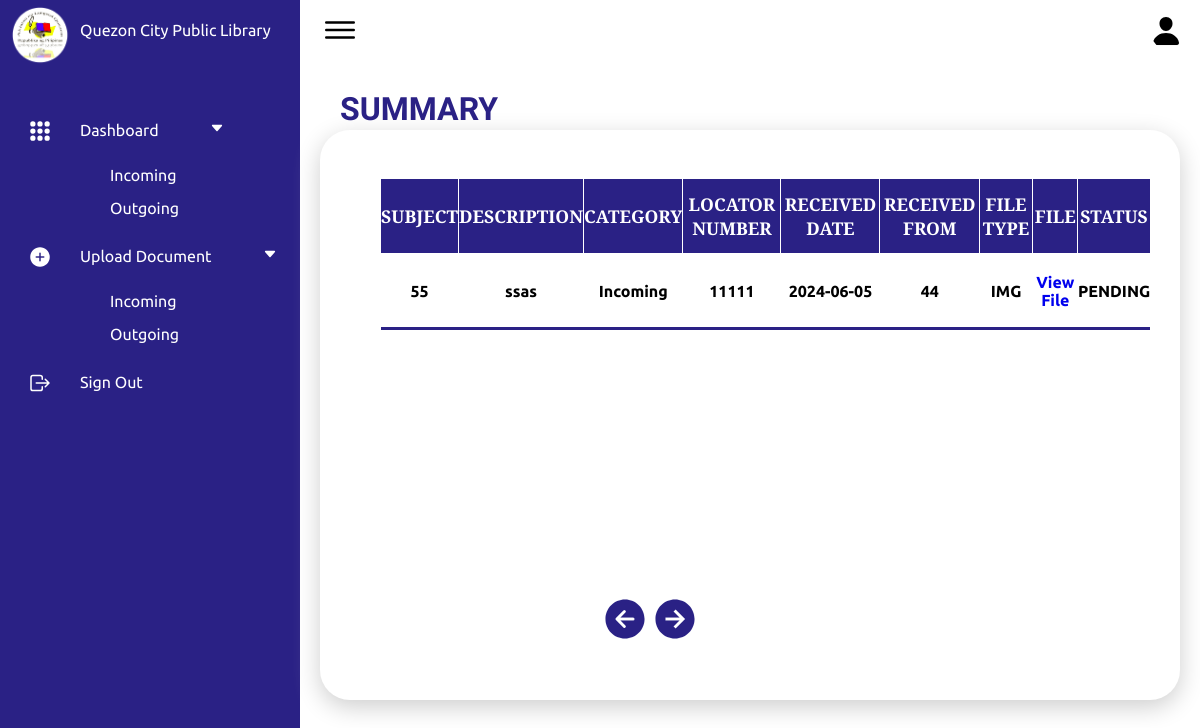
The page /Frontend/Dashboard/receiving.php?page=4 on the database as committed earlier.
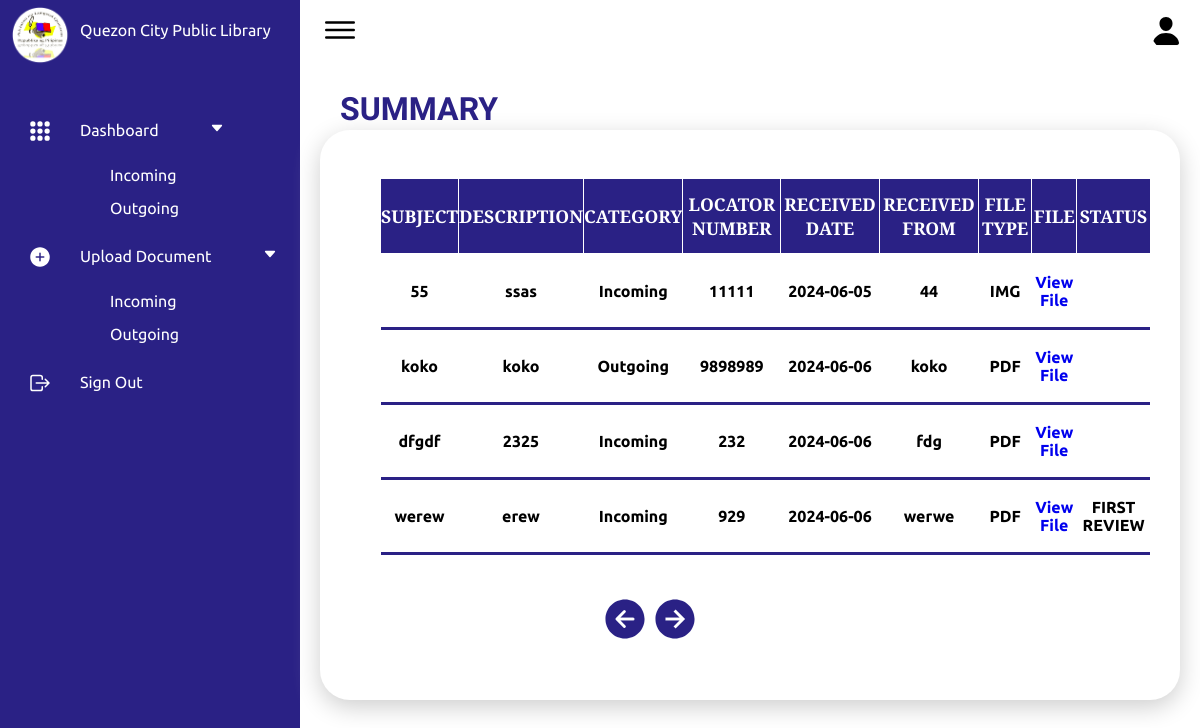
The same page on the database as committed later.
### tables this page shows
CREATE TABLE `fileupload` (
  `id` int(11) NOT NULL,
  `file_name` varchar(255) NOT NULL,
  `division` varchar(255) DEFAULT NULL,
  `section` varchar(255) DEFAULT NULL,
  `category` enum('Incoming','Outgoing','','') DEFAULT NULL,
  `locator_num` varchar(255) DEFAULT NULL,
  `received_date` date DEFAULT NULL,
  `received_from` varchar(255) DEFAULT NULL,
  `subject` varchar(255) DEFAULT NULL,
  `description` text DEFAULT NULL,
  `type` varchar(100) DEFAULT NULL,
  `file_path` varchar(255) NOT NULL,
  `proofreader_comment` varchar(255) NOT NULL,
  `boss2_comment` varchar(255) NOT NULL,
  `boss1_comment` varchar(255) NOT NULL,
  `status` varchar(255) NOT NULL
);

### Frontend/Dashboard/receiving.php (the view, shortened to what the changed rows need)
<!DOCTYPE html>
<html lang="en">
<head>
    <link rel="stylesheet" href="style.css">
</head>
<body>
  <div class="container">
        <div class="main">
            <div class="details">
                <div class="upload">
                    <div class="cardHeader">
                        <h2>SUMMARY</h2>
                        <div class="rec_dash">
                        <?php
                            $server = "localhost";
                            $username = "root";
                            $password = "";
                            $db = "qcpl";
                            $conn = new mysqli($server, $username, $password, $db);
                            $rowsPerPage = 4;
                            $page = isset($_GET['page']) ? intval($_GET['page']) : 1;
                            $offset = ($page - 1) * $rowsPerPage;
                            $sql = "SELECT * FROM fileupload LIMIT ? OFFSET ?";
                            $stmt = $conn->prepare($sql);
                            $stmt->bind_param("ii", $rowsPerPage, $offset);
                            $stmt->execute();
                            $result = $stmt->get_result();
                            if ($result->num_rows > 0) {
                                echo "<table>";
                                echo "<tr><th>Subject</th><th>Description</th><th>Category</th><th>Locator Number</th><th>Received Date</th><th>Received From</th><th>File type</th><th>File</th><th>Status</th></tr>";
                                while ($row = $result->fetch_assoc()) {
                                    echo "<tr>";
                                    echo "<td>" . "<center>" . $row["subject"] . "</td>";
                                    echo "<td>" . "<center>" . $row["description"] . "</td>";
                                    echo "<td>" . "<center>" . $row["category"] . "</td>";
                                    echo "<td>" . "<center>" . $row["locator_num"] . "</td>";
                                    echo "<td>" . "<center>" . $row["received_date"] . "</td>";
                                    echo "<td>" . "<center>" . $row["received_from"] . "</td>";
                                    echo "<td>" . "<center>" . $row["type"] . "</td>";
                                    echo "<td id ='file'><a href='/qcpl/Backend/" . $row["file_path"] . "' target='_self'><center>View File</a></td>";
                                    echo "<td id ='status'>" . "<center>" . $row["status"] . "</td>";
                                    echo "</tr>";
                                }
                                echo "</table>";
                            } else {
                                echo "<script>alert('No documents found.'); window.location.href = 'receiving.php';</script>";
                            }
                            ?>
                        </div>
                    </div>
                </div>
            </div>
        </div>
    </div>
</body>
</html>

Rows that differ between the two databases and show on the page:
changed fileupload "ssas": status "PENDING" → (not shown)
added fileupload: subject "koko", description "koko", category "Outgoing", locator_num "9898989", received_date "2024-06-06", received_from "koko", type "PDF"
added fileupload: subject "dfgdf", description "2325", category "Incoming", locator_num "232", received_date "2024-06-06", received_from "fdg", type "PDF"
added fileupload: subject "werew", description "erew", category "Incoming", locator_num "929", received_date "2024-06-06", received_from "werwe", type "PDF", status "FIRST REVIEW"
